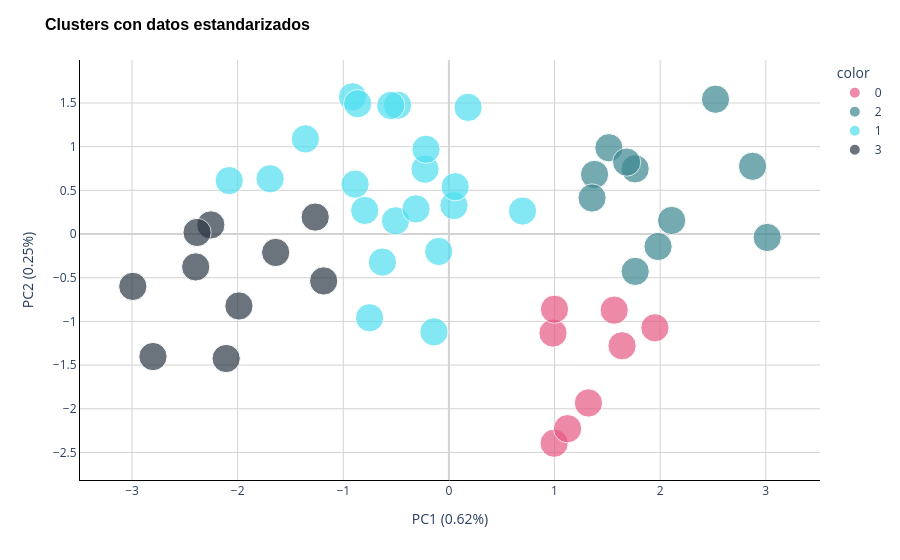

The notebook cell saved with this chart:
### Code cell
figure = px.scatter(
    pca_scaled,
    x=pca_scaled.columns[0],
    y=pca_scaled.columns[1],
    color=y.astype(str),
    color_discrete_map={'0': '#E65983', '1': '#4FDFEF', '2': '#3D8791', '3': '#2D3846'},
    size=[1] * pca.shape[0],
)
figure.update_layout(
    title='Clusters con datos estandarizados',
    title_font=dict(size=16, family='Arial', color='black', weight='bold'),
    xaxis_title=pca_scaled.columns[0],
    yaxis_title=pca_scaled.columns[1],
    plot_bgcolor='white',
    yaxis=dict(showgrid=True, gridcolor='LightGray', showline=True, linecolor='Black', zeroline=True, zerolinecolor='LightGray'),
    xaxis=dict(showgrid=True, gridcolor='LightGray', showline=True, linecolor='Black', zeroline=True, zerolinecolor='LightGray'),
)
figure.show()

### Figure 1 — Plotly figure (JSON) as saved in the notebook; plotly's stock layout.template omitted (floating-point values rounded to 4 significant figures)
{"data": [{"hovertemplate": "color=0<br>PC1 (0.62%)=%{x}<br>PC2 (0.25%)=%{y}<br>size=%{marker.size}<extra></extra>", "legendgroup": "0", "marker": {"color": "#E65983", "size": [1, 1, 1, 1, 1, 1, 1, 1], "sizemode": "area", "sizeref": 0.0025, "symbol": "circle"}, "mode": "markers", "name": "0", "orientation": "v", "showlegend": true, "type": "scatter", "x": [0.9856, 1.95, 1.639, 1.565, 0.9965, 1.123, 1.321, 0.9997], "xaxis": "x", "y": [-1.133, -1.073, -1.279, -0.8711, -2.394, -2.228, -1.933, -0.8603], "yaxis": "y"}, {"hovertemplate": "color=2<br>PC1 (0.62%)=%{x}<br>PC2 (0.25%)=%{y}<br>size=%{marker.size}<extra></extra>", "legendgroup": "2", "marker": {"color": "#3D8791", "size": [1, 1, 1, 1, 1, 1, 1, 1, 1, 1, 1], "sizemode": "area", "sizeref": 0.0025, "symbol": "circle"}, "mode": "markers", "name": "2", "orientation": "v", "showlegend": true, "type": "scatter", "x": [1.763, 2.524, 1.515, 3.013, 1.379, 1.763, 2.108, 2.874, 1.98, 1.683, 1.355], "xaxis": "x", "y": [0.746, 1.543, 0.9876, -0.03923, 0.6818, -0.4277, 0.1554, 0.7756, -0.1428, 0.8232, 0.4125], "yaxis": "y"}, {"hovertemplate": "color=1<br>PC1 (0.62%)=%{x}<br>PC2 (0.25%)=%{y}<br>size=%{marker.size}<extra></extra>", "legendgroup": "1", "marker": {"color": "#4FDFEF", "size": [1, 1, 1, 1, 1, 1, 1, 1, 1, 1, 1, 1, 1, 1, 1, 1, 1, 1, 1, 1, 1], "sizemode": "area", "sizeref": 0.0025, "symbol": "circle"}, "mode": "markers", "name": "1", "orientation": "v", "showlegend": true, "type": "scatter", "x": [-0.1414, -1.359, 0.04771, -0.9127, -0.5055, -0.7969, -0.7509, -0.4862, -1.693, 0.6968, 0.1816, -0.226, -0.3118, 0.05912, -0.8884, -0.8638, -0.5506, -0.09633, -0.2169, -2.08, -0.6294], "xaxis": "x", "y": [-1.12, 1.089, 0.3254, 1.57, 0.1516, 0.2702, -0.9584, 1.474, 0.6323, 0.2634, 1.45, 0.7422, 0.2879, 0.5414, 0.5711, 1.492, 1.472, -0.1997, 0.9701, 0.6113, -0.321], "yaxis": "y"}, {"hovertemplate": "color=3<br>PC1 (0.62%)=%{x}<br>PC2 (0.25%)=%{y}<br>size=%{marker.size}<extra></extra>", "legendgroup": "3", "marker": {"color": "#2D3846", "size": [1, 1, 1, 1, 1, 1, 1, 1, 1, 1], "sizemode": "area", "sizeref": 0.0025, "symbol": "circle"}, "mode": "markers", "name": "3", "orientation": "v", "showlegend": true, "type": "scatter", "x": [-1.64, -2.254, -2.397, -1.185, -1.266, -2.384, -2.992, -1.988, -2.801, -2.109], "xaxis": "x", "y": [-0.211, 0.1041, -0.3764, -0.5369, 0.194, 0.01808, -0.5991, -0.8233, -1.402, -1.425], "yaxis": "y"}], "layout": {"legend": {"itemsizing": "constant", "title": {"text": "color"}, "tracegroupgap": 0}, "margin": {"t": 60}, "plot_bgcolor": "white", "title": {"font": {"color": "black", "family": "Arial", "size": 16, "weight": "bold"}, "text": "Clusters con datos estandarizados"}, "xaxis": {"anchor": "y", "domain": [0, 1], "gridcolor": "LightGray", "linecolor": "Black", "showgrid": true, "showline": true, "title": {"text": "PC1 (0.62%)"}, "zeroline": true, "zerolinecolor": "LightGray"}, "yaxis": {"anchor": "x", "domain": [0, 1], "gridcolor": "LightGray", "linecolor": "Black", "showgrid": true, "showline": true, "title": {"text": "PC2 (0.25%)"}, "zeroline": true, "zerolinecolor": "LightGray"}}}
